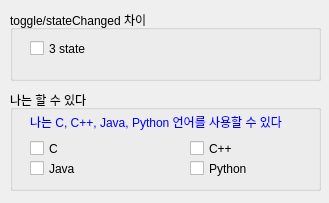
<?xml version="1.0" encoding="UTF-8"?>
<ui version="4.0">
 <class>MainWindow</class>
 <widget class="QMainWindow" name="MainWindow">
  <property name="geometry">
   <rect>
    <x>0</x>
    <y>0</y>
    <width>329</width>
    <height>203</height>
   </rect>
  </property>
  <property name="windowTitle">
   <string>MainWindow</string>
  </property>
  <property name="toolButtonStyle">
   <enum>Qt::ToolButtonIconOnly</enum>
  </property>
  <property name="animated">
   <bool>false</bool>
  </property>
  <widget class="QWidget" name="centralwidget">
   <widget class="QGroupBox" name="groupBox">
    <property name="geometry">
     <rect>
      <x>10</x>
      <y>10</y>
      <width>311</width>
      <height>71</height>
     </rect>
    </property>
    <property name="title">
     <string>toggle/stateChanged 차이</string>
    </property>
    <property name="flat">
     <bool>false</bool>
    </property>
    <property name="checkable">
     <bool>false</bool>
    </property>
    <property name="checked">
     <bool>false</bool>
    </property>
    <widget class="QCheckBox" name="chkTri">
     <property name="geometry">
      <rect>
       <x>20</x>
       <y>30</y>
       <width>82</width>
       <height>17</height>
      </rect>
     </property>
     <property name="text">
      <string>3 state</string>
     </property>
     <property name="tristate">
      <bool>true</bool>
     </property>
    </widget>
   </widget>
   <widget class="QGroupBox" name="groupBox_2">
    <property name="geometry">
     <rect>
      <x>10</x>
      <y>90</y>
      <width>311</width>
      <height>101</height>
     </rect>
    </property>
    <property name="title">
     <string>나는 할 수 있다</string>
    </property>
    <widget class="QLabel" name="lblMsg">
     <property name="geometry">
      <rect>
       <x>20</x>
       <y>22</y>
       <width>281</width>
       <height>20</height>
      </rect>
     </property>
     <property name="styleSheet">
      <string notr="true">color: rgb(0, 0, 255);</string>
     </property>
     <property name="text">
      <string>나는 C, C++, Java, Python 언어를 사용할 수 있다</string>
     </property>
    </widget>
    <widget class="QCheckBox" name="chkC">
     <property name="geometry">
      <rect>
       <x>20</x>
       <y>50</y>
       <width>82</width>
       <height>17</height>
      </rect>
     </property>
     <property name="text">
      <string>C</string>
     </property>
     <property name="tristate">
      <bool>false</bool>
     </property>
     <attribute name="buttonGroup">
      <string notr="true">buttonGroup</string>
     </attribute>
    </widget>
    <widget class="QCheckBox" name="chkCpp">
     <property name="geometry">
      <rect>
       <x>180</x>
       <y>50</y>
       <width>82</width>
       <height>17</height>
      </rect>
     </property>
     <property name="text">
      <string>C++</string>
     </property>
     <property name="tristate">
      <bool>false</bool>
     </property>
     <attribute name="buttonGroup">
      <string notr="true">buttonGroup</string>
     </attribute>
    </widget>
    <widget class="QCheckBox" name="chkJava">
     <property name="geometry">
      <rect>
       <x>20</x>
       <y>70</y>
       <width>82</width>
       <height>17</height>
      </rect>
     </property>
     <property name="text">
      <string>Java</string>
     </property>
     <property name="tristate">
      <bool>false</bool>
     </property>
     <attribute name="buttonGroup">
      <string notr="true">buttonGroup</string>
     </attribute>
    </widget>
    <widget class="QCheckBox" name="chkPython">
     <property name="geometry">
      <rect>
       <x>180</x>
       <y>70</y>
       <width>82</width>
       <height>17</height>
      </rect>
     </property>
     <property name="text">
      <string>Python</string>
     </property>
     <property name="tristate">
      <bool>false</bool>
     </property>
     <attribute name="buttonGroup">
      <string notr="true">buttonGroup</string>
     </attribute>
    </widget>
   </widget>
  </widget>
 </widget>
 <resources/>
 <connections/>
 <buttongroups>
  <buttongroup name="buttonGroup">
   <property name="exclusive">
    <bool>false</bool>
   </property>
  </buttongroup>
 </buttongroups>
</ui>
